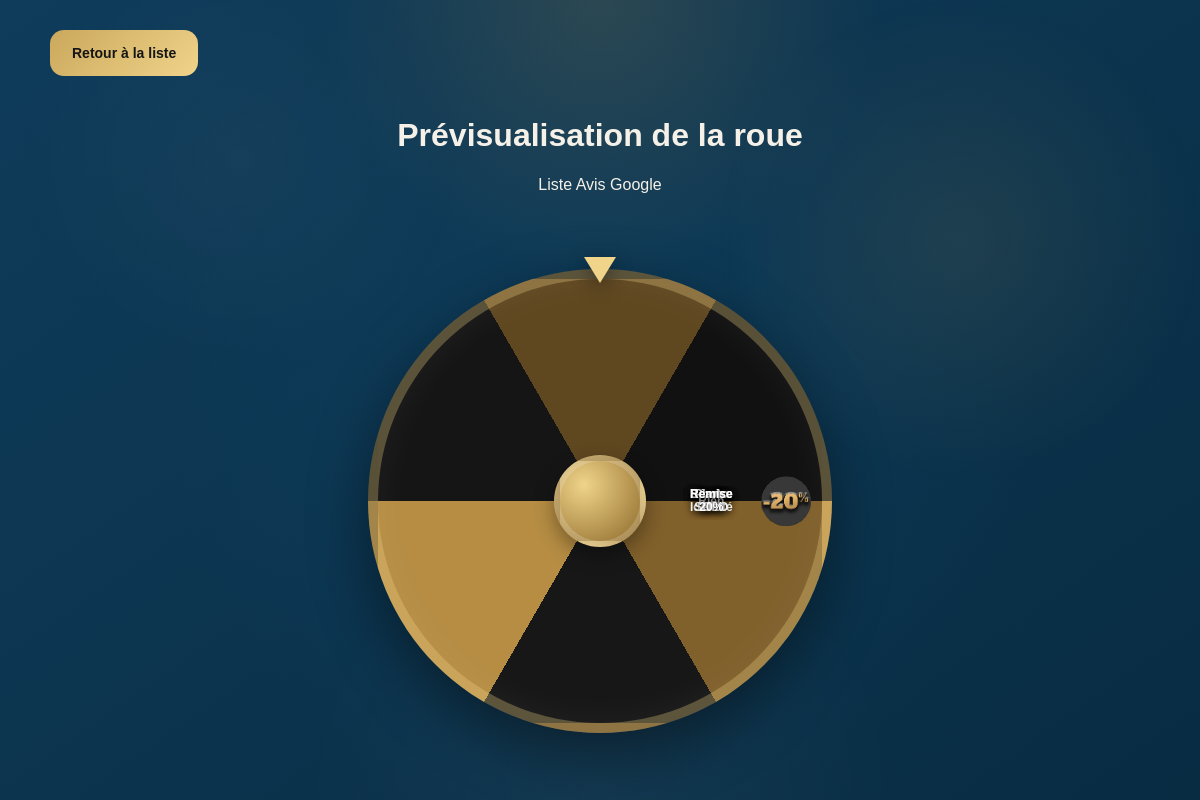
The app's page /admin/gifts/1/preview with its own data.
### tables this page shows
CREATE TABLE gift_lists (
        id INTEGER PRIMARY KEY AUTOINCREMENT,
        name TEXT NOT NULL UNIQUE,
        destination_id INTEGER,
        is_active INTEGER NOT NULL DEFAULT 1,
        created_at TEXT NOT NULL DEFAULT CURRENT_TIMESTAMP,
        FOREIGN KEY (destination_id) REFERENCES destinations(id) ON DELETE SET NULL
    );

CREATE TABLE gifts (
        id INTEGER PRIMARY KEY AUTOINCREMENT,
        gift_list_id INTEGER NOT NULL,
        title TEXT NOT NULL,
        code TEXT,
        weight INTEGER NOT NULL DEFAULT 1,
        image_path TEXT,
        is_active INTEGER NOT NULL DEFAULT 1,
        display_order INTEGER NOT NULL DEFAULT 0,
        created_at TEXT NOT NULL DEFAULT CURRENT_TIMESTAMP, icon_path TEXT, description TEXT,
        FOREIGN KEY (gift_list_id) REFERENCES gift_lists(id) ON DELETE CASCADE
    );

### app.py (the view)
@app.route("/admin/gifts/<int:list_id>/preview")
def admin_gift_list_preview(list_id):
    gift_list = get_gift_list_by_id(list_id)
    if not gift_list:
        return redirect(url_for("admin_gifts"))
    gifts = get_active_gifts_for_list(list_id)
    wheel_items, wheel_gradient = build_wheel_data(gifts)
    return render_template(
        "wheel_preview.html",
        gift_list=gift_list,
        wheel_items=wheel_items,
        wheel_gradient=wheel_gradient
    )

### app.py (called while the page is built)
def get_db():
    conn = sqlite3.connect(DB_NAME)
    conn.row_factory = sqlite3.Row
    return conn

def split_title_for_wheel(title):
    words = title.strip().split()
    if len(words) <= 1:
        return title
    mid = (len(words) + 1) // 2
    line1 = " ".join(words[:mid])
    line2 = " ".join(words[mid:])
    return f"{line1}<br>{line2}"

def get_gift_list_by_id(list_id):
    conn = get_db()
    c = conn.cursor()
    c.execute("SELECT * FROM gift_lists WHERE id = ?", (list_id,))
    gift_list = c.fetchone()
    conn.close()
    return gift_list

def get_active_gifts_for_list(gift_list_id):
    conn = get_db()
    c = conn.cursor()
    c.execute("""
        SELECT *
        FROM gifts
        WHERE gift_list_id = ? AND is_active = 1
        ORDER BY id ASC
    """, (gift_list_id,))
    gifts = c.fetchall()
    conn.close()
    return gifts

### templates/wheel_preview.html (shortened to what this page needs)
<!DOCTYPE html>
<html lang="fr">
<head>
    <link rel="stylesheet" href="{{ url_for('static', filename='style.css') }}">
</head>
<body>
    <div class="page-bg"></div>
    <main class="preview-layout">
        <div class="preview-topbar">
            <a href="/admin/gifts/{{ gift_list.id }}" class="gold-button">Retour à la liste</a>
        </div>
        <div class="preview-header">
            <h1>Prévisualisation de la roue</h1>
            <p class="subtitle">{{ gift_list.name }}</p>
        </div>
        <section class="wheel-panel-centered preview-wheel-panel">
            <div class="wheel-stage">
                <div class="pointer"></div>
                <div class="wheel-shell large-wheel">
                    <div class="wheel-center-glow"></div>
                    <div class="wheel" style="background: {{ wheel_gradient if wheel_gradient else '#111' }};">
                        {% for gift in wheel_items %}
                        <div class="wheel-label" style="transform: translate(-50%, -50%) rotate({{ gift.center_angle_css }}deg);">
                            <div class="wheel-label-text">
                                {{ gift.title_html | safe }}
                            </div>
                            {% if gift.icon_path %}
                            <div class="wheel-icon-wrap">
                                <img src="{{ gift.icon_path }}" alt="{{ gift.title }}">
                            </div>
                            {% endif %}
                        </div>
                        {% endfor %}
                    </div>
                    <div class="wheel-cap"></div>
                </div>
            </div>
        </section>
    </main>
</body>
</html>

### records on screen
gift_lists: name "Liste Avis Google"
gifts: title_html "Remise 5%", icon_path (picture)
gifts: title_html "Remise 10%", icon_path (picture)
gifts: title_html "Rien", icon_path (picture)
gifts: title_html "Photo Identité", icon_path (picture)
gifts: title_html "Séance SOLO", icon_path (picture)
gifts: title_html "Remise 20%", icon_path (picture)
